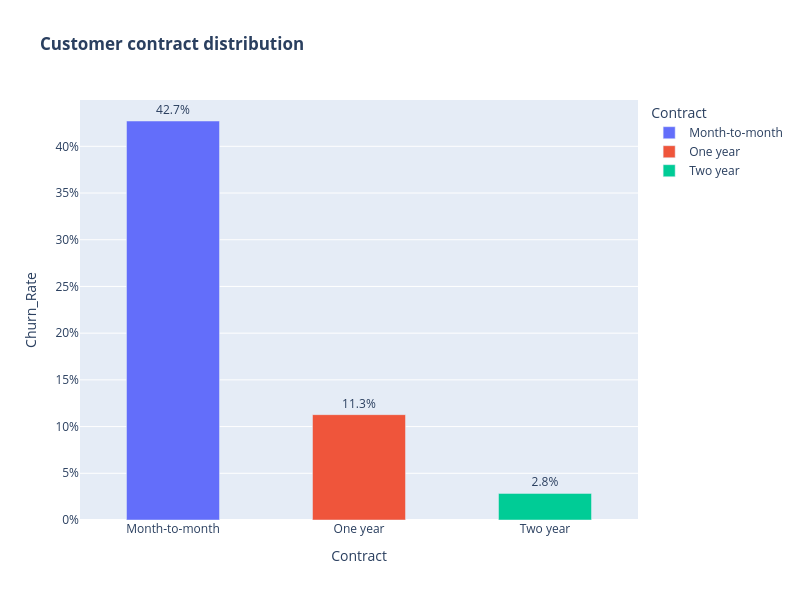

This figure's notebook cell:
### Code cell
##不同合約類型的流失率
churn_rate = (
    df.groupby("Contract")["Churn"]
      .apply(lambda x: (x == "Yes").mean() * 100)
      .reset_index(name="Churn_Rate")
)
fig = px.bar(churn_rate, x="Contract", y="Churn_Rate", color="Contract", title="<b>Customer contract distribution<b>")
fig.update_traces(
    texttemplate="%{y:.1f}%",
    textposition="outside"
)

fig.update_yaxes(ticksuffix="%")
fig.update_layout(width=800, 
                  height=600, 
                  bargap=0.5)
fig.show()

### Figure 1 — Plotly figure (JSON) as saved in the notebook; plotly's stock layout.template omitted (floating-point values rounded to 4 significant figures)
{"data": [{"hovertemplate": "Contract=%{x}<br>Churn_Rate=%{y}<extra></extra>", "legendgroup": "Month-to-month", "marker": {"color": "#636efa", "pattern": {"shape": ""}}, "name": "Month-to-month", "orientation": "v", "showlegend": true, "textposition": "outside", "texttemplate": "%{y:.1f}%", "type": "bar", "x": ["Month-to-month"], "xaxis": "x", "y": [42.71], "yaxis": "y"}, {"hovertemplate": "Contract=%{x}<br>Churn_Rate=%{y}<extra></extra>", "legendgroup": "One year", "marker": {"color": "#EF553B", "pattern": {"shape": ""}}, "name": "One year", "orientation": "v", "showlegend": true, "textposition": "outside", "texttemplate": "%{y:.1f}%", "type": "bar", "x": ["One year"], "xaxis": "x", "y": [11.28], "yaxis": "y"}, {"hovertemplate": "Contract=%{x}<br>Churn_Rate=%{y}<extra></extra>", "legendgroup": "Two year", "marker": {"color": "#00cc96", "pattern": {"shape": ""}}, "name": "Two year", "orientation": "v", "showlegend": true, "textposition": "outside", "texttemplate": "%{y:.1f}%", "type": "bar", "x": ["Two year"], "xaxis": "x", "y": [2.849], "yaxis": "y"}], "layout": {"bargap": 0.5, "barmode": "relative", "height": 600, "legend": {"title": {"text": "Contract"}, "tracegroupgap": 0}, "title": {"text": "<b>Customer contract distribution<b>"}, "width": 800, "xaxis": {"anchor": "y", "categoryarray": ["Month-to-month", "One year", "Two year"], "categoryorder": "array", "domain": [0, 1], "title": {"text": "Contract"}}, "yaxis": {"anchor": "x", "domain": [0, 1], "ticksuffix": "%", "title": {"text": "Churn_Rate"}}}}
